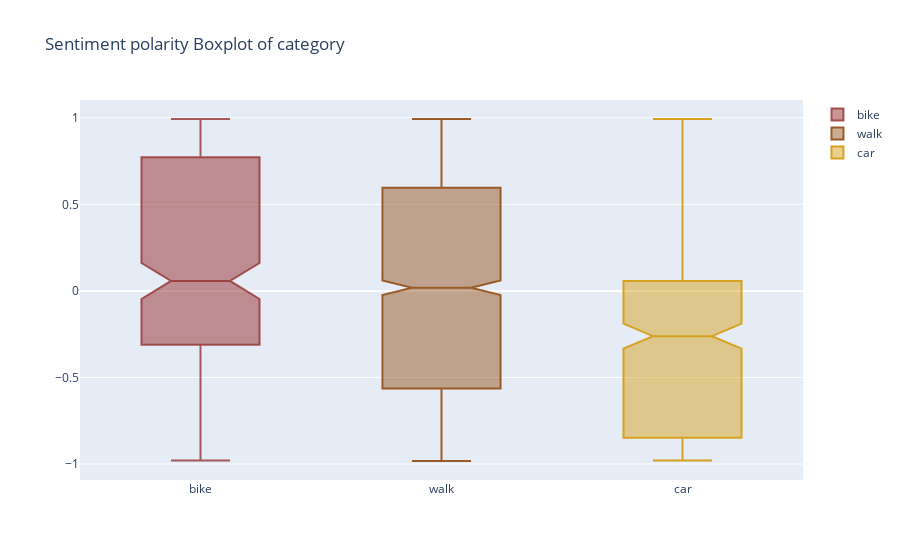

Notebook cell for this chart:
### Code cell
y0 = df_sent.loc[df_sent['category'] == 'bike']['polarity']
y1 = df_sent.loc[df_sent['category'] == 'walk']['polarity']
y2 = df_sent.loc[df_sent['category'] == 'car']['polarity']

trace0 = go.Box(
    y=y0,
    name = 'bike',
    marker = dict(
        color = 'rgba(148, 46, 46, 0.784)',
    ),
    notched=True
)
trace1 = go.Box(
    y=y1,
    name = 'walk',
    marker = dict(
        color = 'rgb(153, 91, 40)',
    ),
    notched=True
)
trace2 = go.Box(
    y=y2,
    name = 'car',
    marker = dict(
        color = 'rgb(214, 163, 32)',
    ),
    notched=True
)

data = [trace0, trace1, trace2]
layout = go.Layout(
    title = "Sentiment polarity Boxplot of category"
)

fig = go.Figure(data=data,layout=layout)
iplot(fig, filename = "Sentiment polarity Boxplot of category")

### Figure 1 — Plotly figure (JSON) as saved in the notebook; plotly's stock layout.template omitted (floating-point values rounded to 4 significant figures; data arrays with more than 128 entries replaced by an {"elided": "..."} marker saying what was removed)
{"data": [{"marker": {"color": "rgba(148, 46, 46, 0.784)"}, "name": "bike", "notched": true, "type": "box", "y": {"elided": "268 float values"}}, {"marker": {"color": "rgb(153, 91, 40)"}, "name": "walk", "notched": true, "type": "box", "y": {"elided": "1859 float values"}}, {"marker": {"color": "rgb(214, 163, 32)"}, "name": "car", "notched": true, "type": "box", "y": {"elided": "389 float values"}}], "layout": {"title": {"text": "Sentiment polarity Boxplot of category"}}}
